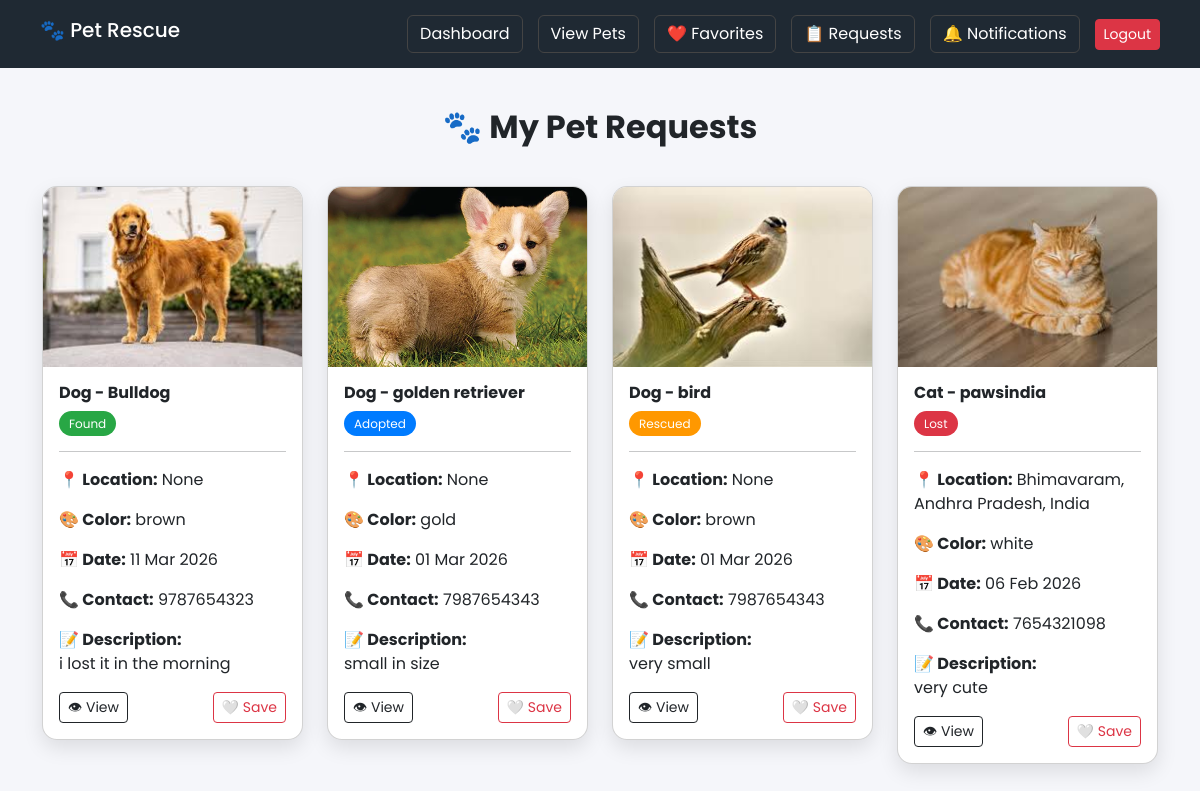
Screenshot of /my-requests/ (signed in) with the database file from the repository.
### pets/models.py (models this page shows, shortened)
class Pet(models.Model):
    PET_TYPES = [
        ('dog', 'Dog'),
        ('cat', 'Cat'),
        ('other', 'Other'),
    ]
    STATUS_CHOICES = [
        ('lost', 'Lost'),
        ('found', 'Found'),
        ('adopted', 'Adopted'),
        ('rescued', 'Rescued'),
    ]
    user = models.ForeignKey(settings.AUTH_USER_MODEL, on_delete=models.CASCADE)
    pet_type = models.CharField(max_length=20, choices=PET_TYPES)
    breed = models.CharField(max_length=100, blank=True, null=True)
    color = models.CharField(max_length=100, blank=True, null=True)
    location = models.CharField(max_length=255, blank=True, null=True)
    latitude = models.FloatField(blank=True, null=True)
    longitude = models.FloatField(blank=True, null=True)
    contact_info = models.CharField(max_length=200, blank=True, null=True)
    description = models.TextField(blank=True)
    image = models.ImageField(upload_to='pets/', null=True, blank=True)
    incident_datetime = models.DateTimeField(blank=True, null=True)
    status = models.CharField(max_length=20, choices=STATUS_CHOICES, default='lost')
    created_at = models.DateTimeField(auto_now_add=True)

### pets/views.py (the view)
# urls.py: path('my-requests/', views.my_requests, name='my_requests'),
@login_required
def my_requests(request):
    pets = Pet.objects.filter(user=request.user)
    favorites = Favorite.objects.filter(user=request.user)\
                                 .values_list('pet_id', flat=True)
    return render(request, 'my_requests.html', {
        'pets': pets,
        'favorites': list(favorites)   # VERY IMPORTANT
    })

### templates/my_requests.html (shortened to what this page needs)
{% load static %}
<!DOCTYPE html>
<html>
<head>
<link href="https://cdn.jsdelivr.net/npm/bootstrap@5.3.2/dist/css/bootstrap.min.css" rel="stylesheet">
<link href="https://cdnjs.cloudflare.com/ajax/libs/font-awesome/6.5.0/css/all.min.css" rel="stylesheet">
</head>
<body>
<div class="top-nav">
    <h5>🐾 Pet Rescue</h5>
    <div class="nav-icons">
        <a href="{% url 'dashboard' %}" class="nav-btn">Dashboard</a>
        <a href="{% url 'all_pets' %}" class="nav-btn">View Pets</a>
        <a href="{% url 'favorites' %}" class="nav-btn">
            ❤️ Favorites
        </a>
        <a href="{% url 'my_requests' %}" class="nav-btn">
            📋 Requests
        </a>
        <a href="#" class="nav-btn">
            🔔 Notifications
        </a>
        <form method="POST" action="{% url 'account_logout' %}">
            <button class="btn btn-danger btn-sm">Logout</button>
        </form>
    </div>
</div>
<div class="container">
    <h2 class="section-title">🐾 My Pet Requests</h2>
    <div class="row g-4">
        {% if pets %}
            {% for pet in pets %}
            <div class="col-md-3">
                <div class="card pet-card">
                    {% if pet.image %}
                        <img src="{{ pet.image.url }}" class="pet-img">
                    {% else %}
                        <img src="{% static 'images/default_pet.jpg' %}" class="pet-img">
                    {% endif %}
                    <div class="card-body">
                        <h6 class="fw-bold">
                            {{ pet.pet_type|title }} - {{ pet.breed }}
                        </h6>
                        <span class="status-badge {{ pet.status }}">
                            {{ pet.status|title }}
                        </span>
                        <hr>
                        <p><strong>📍 Location:</strong> {{ pet.location }}</p>
                        <p><strong>🎨 Color:</strong> {{ pet.color }}</p>
                        <p><strong>📅 Date:</strong> {{ pet.incident_datetime|date:"d M Y" }}</p>
                        <p><strong>📞 Contact:</strong> {{ pet.contact_info }}</p>
                        <p>
                            <strong>📝 Description:</strong><br>
                            {{ pet.description|truncatewords:12 }}
                        </p>
                        <div class="d-flex justify-content-between mt-3">
                            <a href="{% url 'pet_detail' pet.id %}"
                               class="btn btn-sm btn-outline-dark">
                                👁 View
                            </a>
                            <button onclick="toggleFavorite({{ pet.id }}, this)"
class="btn btn-sm
{% if pet.id in favorite_ids %}
btn-danger
{% else %}
btn-outline-danger
{% endif %}">
{% if pet.id in favorite_ids %}
❤️ Unsave
{% else %}
🤍 Save
{% endif %}
</button>
                        </div>
                    </div>
                </div>
            </div>
            {% endfor %}
        {% else %}
            <div class="text-center">
                <h5>No requests yet 🐶</h5>
            </div>
        {% endif %}
    </div>
</div>
</body>
</html>

### templates/my_requests.html (style rules this page uses)
body { font-family:'Poppins',sans-serif; background:#f5f6fa; }
.top-nav { display:flex; justify-content:space-between; align-items:center; padding:15px 40px; background:#1f2933; color:white; }
.nav-icons { display:flex; gap:15px; align-items:center; }
.nav-btn { color:white; text-decoration:none; padding:6px 12px; border-radius:6px; border:1px solid #444; }
.section-title { text-align:center; margin:40px 0; font-weight:700; }
.pet-card { border-radius:15px; overflow:hidden; box-shadow:0 8px 20px rgba(0,0,0,0.1); transition:0.3s; background:white; }
.pet-img { height:180px; width:100%; object-fit:cover; }
.status-badge { padding:4px 10px; border-radius:20px; font-size:12px; color:white; }
.lost { background:#dc3545; }
.found { background:#28a745; }
.adopted { background:#007bff; }
.rescued { background:#ff9800; }

### rows the page displays
Pet: image (picture), pet_type "Dog", breed "Bulldog", status "Found", location "None", color "brown", incident_datetime "11 Mar 2026", contact_info "9787654323", description "i lost it in the morning", shows "🤍 Save"
Pet: image (picture), pet_type "Dog", breed "golden retriever", status "Adopted", location "None", color "gold", incident_datetime "01 Mar 2026", contact_info "7987654343", description "small in size", shows "🤍 Save"
Pet: image (picture), pet_type "Dog", breed "bird", status "Rescued", location "None", color "brown", incident_datetime "01 Mar 2026", contact_info "7987654343", description "very small", shows "🤍 Save"
Pet: image (picture), pet_type "Cat", breed "pawsindia", status "Lost", location "Bhimavaram, Andhra Pradesh, India", color "white", incident_datetime "06 Feb 2026", contact_info "7654321098", description "very cute", shows "🤍 Save"
